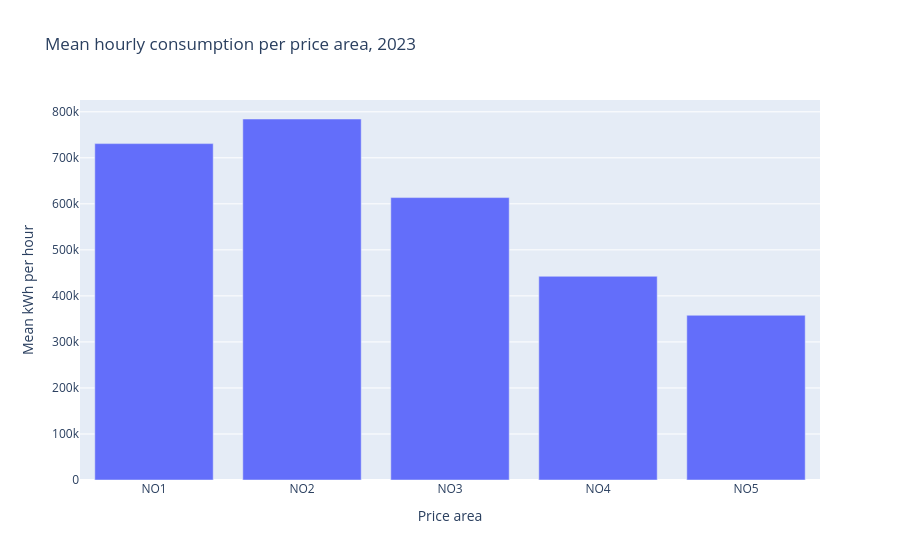

Notebook cell for this chart:
### Markdown cell above
### Interpretation of daily consumption by group in NO1, 2022

The stacked area plot shows daily electricity consumption in NO1 during 2022, split into the main consumption groups (household, primary, secondary, tertiary, and cabin). Household consumption clearly dominates the total load throughout the year, followed by the tertiary sector (services and commercial buildings). Secondary and primary sectors contribute a smaller, but still visible share, while cabin consumption is very small compared to the other groups.

Seasonality is strong: total daily consumption is highest in the winter months (January–March and again from October onwards), decreases steadily towards late spring, and reaches its minimum during summer (June–August). This pattern is especially pronounced for the household and tertiary groups, which is consistent with heating-related demand in colder periods. In late autumn and early winter there is a sharp increase in all groups, with peaks that exceed the levels seen at the start of the year. Overall, the figure illustrates that (i) households and the tertiary sector drive most of the variation in demand, and (ii) temperature/season has a clear impact on total consumption in NO1.

### Code cell
import plotly.express as px

year = 2023

cons_year = consumption_df_all.copy()
cons_year["startTime"] = pd.to_datetime(cons_year["startTime"])
cons_year = cons_year[cons_year["startTime"].dt.year == year]

mean_by_area = (
    cons_year
    .groupby("priceArea")["quantityKwh"]
    .mean()
    .reset_index()
    .rename(columns={"quantityKwh": "mean_quantity_kWh"})
)

fig = px.bar(
    mean_by_area,
    x="priceArea",
    y="mean_quantity_kWh",
    title=f"Mean hourly consumption per price area, {year}",
    labels={"priceArea": "Price area", "mean_quantity_kWh": "Mean kWh per hour"}
)
fig.show()

### Figure 1 — Plotly figure (JSON) as saved in the notebook; plotly's stock layout.template omitted (floating-point values rounded to 4 significant figures)
{"data": [{"hovertemplate": "Price area=%{x}<br>Mean kWh per hour=%{y}<extra></extra>", "legendgroup": "", "marker": {"color": "#636efa", "pattern": {"shape": ""}}, "name": "", "orientation": "v", "showlegend": false, "textposition": "auto", "type": "bar", "x": ["NO1", "NO2", "NO3", "NO4", "NO5"], "xaxis": "x", "y": [730900.0, 784300.0, 613600.0, 442600.0, 357900.0], "yaxis": "y"}], "layout": {"barmode": "relative", "legend": {"tracegroupgap": 0}, "title": {"text": "Mean hourly consumption per price area, 2023"}, "xaxis": {"anchor": "y", "domain": [0, 1], "title": {"text": "Price area"}}, "yaxis": {"anchor": "x", "domain": [0, 1], "title": {"text": "Mean kWh per hour"}}}}
